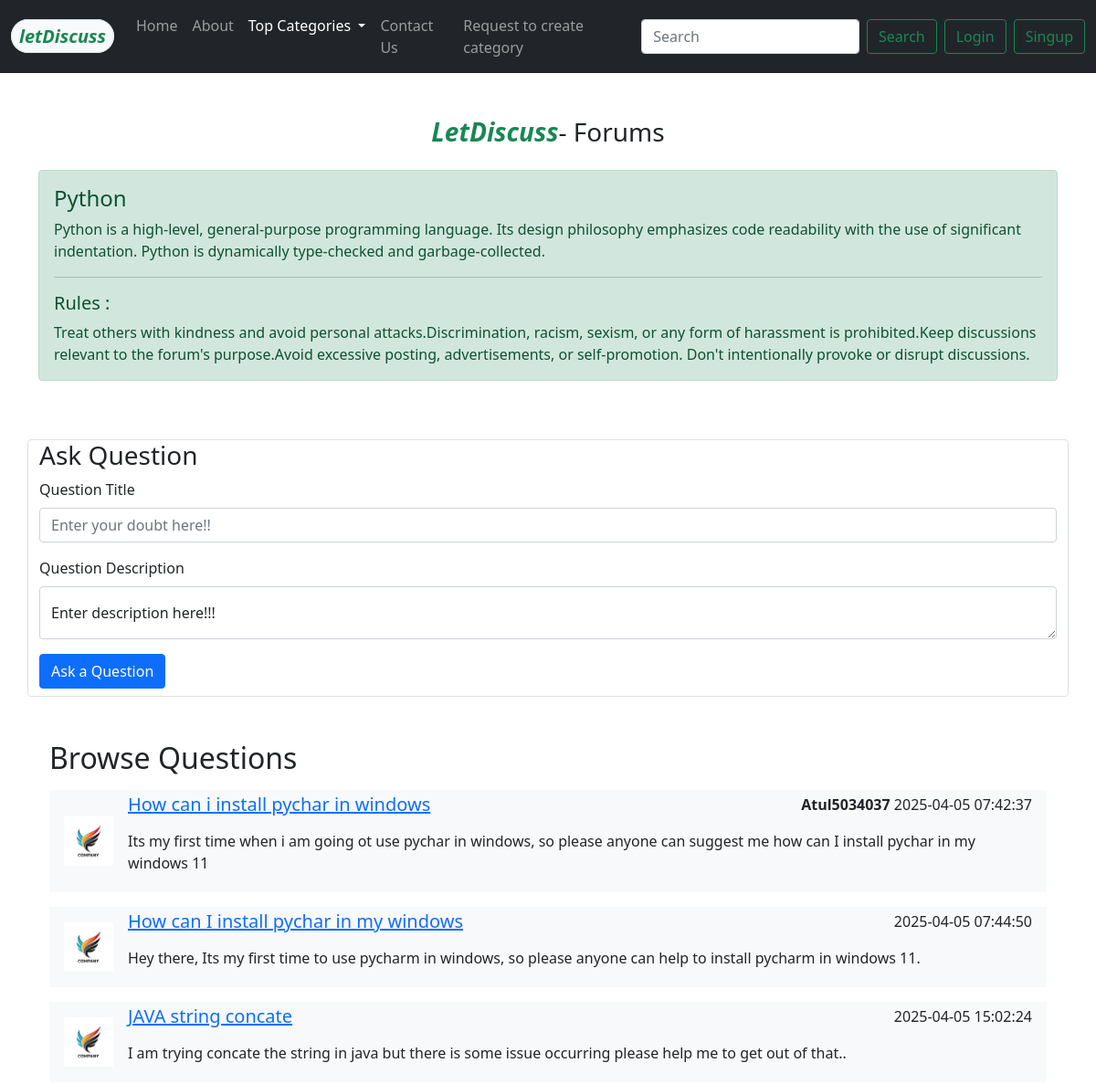
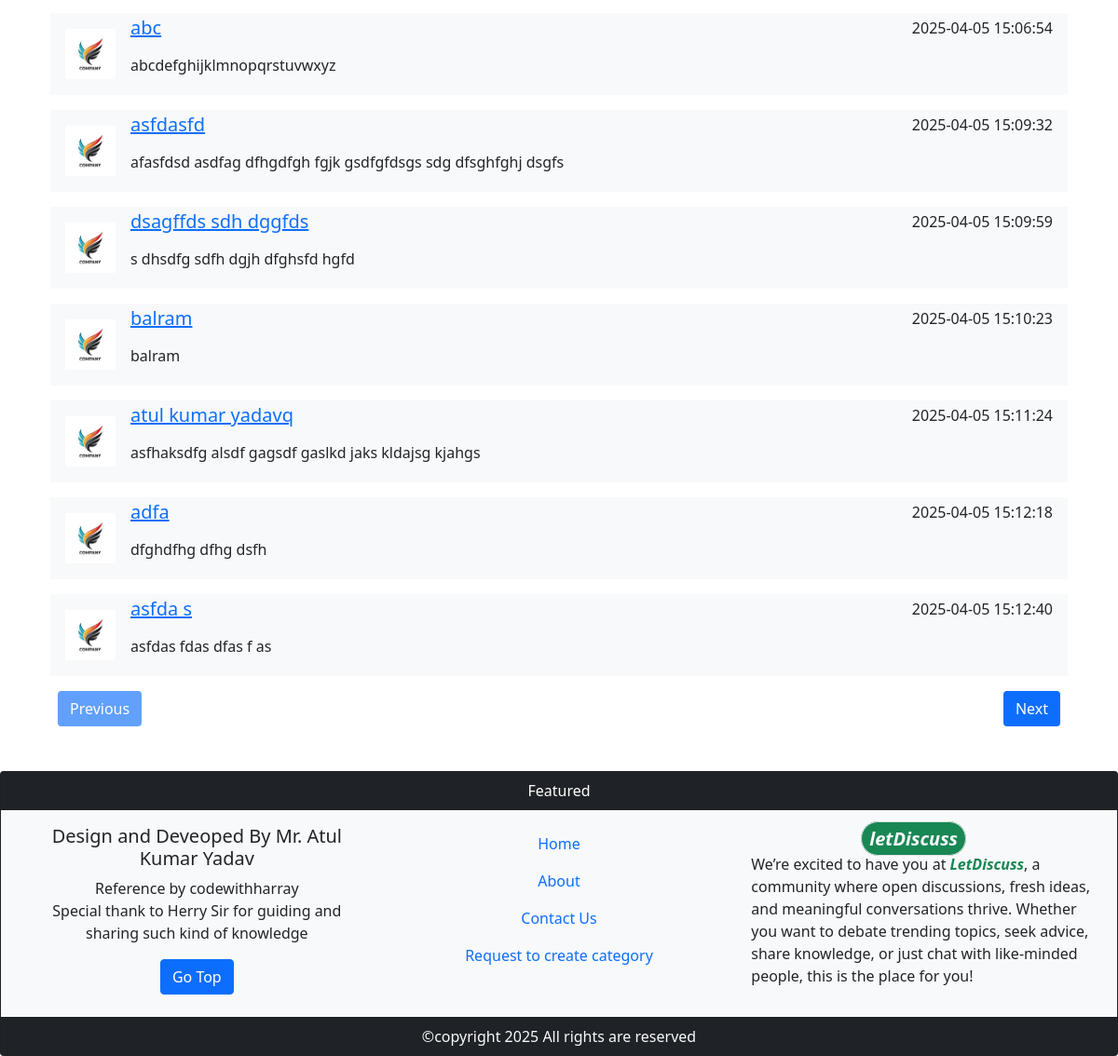
The app's page /forumlist.php?catid=1 with its own data (2 pictures, top to bottom).
### tables this page shows
CREATE TABLE `categories` (
  `category_id` int(11) NOT NULL,
  `category_name` varchar(255) NOT NULL,
  `category_description` varchar(255) DEFAULT NULL,
  `created_by` tinyint(11) DEFAULT NULL,
  `created_at` datetime NOT NULL DEFAULT current_timestamp(),
  `updated_at` datetime DEFAULT NULL,
  `is_deleted` tinyint(2) NOT NULL DEFAULT 0 COMMENT '0:not deleted, 1: deleted'
);

CREATE TABLE `questions` (
  `question_id` int(11) NOT NULL,
  `question_title` varchar(255) NOT NULL,
  `quesition_description` varchar(255) NOT NULL,
  `category_id` int(10) NOT NULL,
  `creator_user_id` int(10) DEFAULT NULL,
  `is_deleted` tinyint(2) DEFAULT NULL COMMENT '0:not deleted, 1: deleted',
  `created_at` datetime NOT NULL DEFAULT current_timestamp(),
  `updated_at` datetime DEFAULT NULL
);

CREATE TABLE `users` (
  `id` int(10) NOT NULL,
  `user_email` varchar(50) NOT NULL,
  `username` varchar(25) NOT NULL,
  `password` varchar(255) NOT NULL,
  `created_at` datetime NOT NULL DEFAULT current_timestamp(),
  `updated_at` datetime DEFAULT NULL,
  `is_deleted` tinyint(2) NOT NULL DEFAULT 0 COMMENT '0:not deleted, 1 deleted',
  `account_status` tinyint(2) NOT NULL DEFAULT 0 COMMENT '0:actie, 1 :inactive',
  `account_type` int(11) NOT NULL DEFAULT 0
);

### partial/_helper.php (called while the page is built, shortened)
<?php
    include '_dbconnection.php';
    function username($id){
        if($id){
        global $conn;
        $sqlUsername = "SELECT username FROM `users` WHERE `id` = '$id'";
        $resultUsername = mysqli_query($conn , $sqlUsername);
        $matchedUsername = mysqli_fetch_row($resultUsername);
        $matchedUsername = $matchedUsername[0];
        return $matchedUsername;
        }else{
            return;
        }
    }
?>

### forumlist.php (the view, shortened to what this page needs)
<section>
<?php include 'partial/_header.php' ?>
<?php
        $category_id = $_GET['catid'];
        $catList = "SELECT * FROM `categories` WHERE category_id = $category_id";
        $catListResult = mysqli_query($conn,$catList);
        $catRow = mysqli_fetch_row($catListResult);
        $cat_name = $catRow[1];
        $cat_description = $catRow[2];
?>
<div class="container py-5">
        <h3 class="text-center mb-4"><span class="text-success fst-italic fw-bold">LetDiscuss</span>- Forums</h3>
        <div class="alert alert-success" role="alert">
            <h4 class="alert-heading"><?php echo $cat_name; ?></h4>
            <p><?php echo $cat_description; ?></p>
            <hr>
            <h5>Rules : </h5>
            <p class="mb-0">Treat others with kindness and avoid personal attacks.Discrimination, racism, sexism, or any form of harassment is prohibited.Keep discussions relevant to the forum's purpose.Avoid excessive posting, advertisements, or self-promotion. Don't intentionally provoke or disrupt discussions.</p>
        </div>
</div>
<div class="container mb-3 pb-2 border rounded">
        <h3>Ask Question</h3>
        <form action="controller/forumlistController.php?catId=<?php echo $category_id?>" method="post">
                <div class="mb-3">
                    <label for="ques_title" class="form-label">Question Title</label>
                    <input type="text" class="form-control" id="ques_title" name="ques_title" placeholder="Enter your doubt here!!" required>
                </div>
                <div class="mb-3">
                    <label for="exampleInputPassword1" class="form-label">Question Description</label>
                    <div class="form-floating">
                        <textarea class="form-control" placeholder="Leave a comment here" id="floatingTextarea" name="floatingTextarea" required></textarea>
                        <label for="floatingTextarea">Enter description here!!!</label>
                    </div>
                </div>
                <?php
                    if(isset($_SESSION['loggedin']) && $_SESSION['loggedin'] == 'true'){
                        echo '<button type="submit" class="btn btn-primary">Ask a Question</button>';
                    }else{
                       echo '<button type="button" class="btn btn-primary" data-bs-toggle="popover" title="Warning" data-bs-content="Please login first to ask a question">Ask a Question</button>';
                    }
                    ?>
        </form>
</div>
<div class="container">
<div class="container my-5">
        <h2>Browse Questions</h2>
            <?php
                        $batchSize = 10;
                        $page = isset($_GET['page']) ? (int) $_GET['page'] :  1;
                        $offset = ($page - 1) * $batchSize;
                        $sqlForumlist = "SELECT * FROM `questions` WHERE `category_id` = $category_id LIMIT $batchSize OFFSET $offset";
                        $resultForumList = mysqli_query($conn, $sqlForumlist);
                        $forumlistcount = mysqli_num_rows($resultForumList);
                        $totalRows = mysqli_query($conn,("SELECT COUNT(question_id) AS total_rows FROM `questions` WHERE `category_id` = $category_id"));
                        $totalRows = mysqli_fetch_row($totalRows);
                        $totalRows = $totalRows[0];
                        $totalPages = ceil($totalRows / $batchSize);
                if($forumlistcount>0){
                    while($forumListRow = mysqli_fetch_assoc($resultForumList)){
               echo '<div class="d-flex align-items-center my-3 bg-light px-3 py-1">
                    <div class="flex-shrink-0">
                        <img src="../letDiscuss/public/images/download.jpg" width="54px" alt="...">
                    </div>
                    <div class="flex-grow-1 ms-3">
                        <div class="d-flex justify-content-between">
                        <h5 class="mt-0"> <a href="forum.php?quesId='.$forumListRow['question_id'].'">'.$forumListRow['question_title'].'</a></h5>
                        <p><b>'.username($forumListRow['creator_user_id']).'</b> '.$forumListRow['created_at'].' </p>
                        </div>
                        <p>'.$forumListRow['quesition_description'].'</p>
                    </div>
                </div>';
                    }
                    echo '<div class="navigation-button d-flex justify-content-between">
                            <a href="forumlist.php?catid='.$category_id.'&page='.($page - 1) .'" class="btn bg-primary text-white mx-2 ' . ($page == 1 ? 'disabled' : '') . '">Previous</a>
                            <a href="forumlist.php?catid='.$category_id.'&page='.($page + 1) .'" class="btn bg-primary text-white mx-2 ' . ($page == $totalPages ? 'disabled' : '') . '">Next</a>
                        </div>';
                }else{
                    echo '<div class=" my-3 bg-light px-3 py-1">
            <h5 class="text-center">No Comment available. Be the first to ask question.</h5>
            </div>';
                }
            ?>
    </div>
</div>
</section>
<?php include 'partial/_footer.php' ?>

### public/css/main.css (style rules this page uses)
* { margin:0; padding : 0; }
section { min-height:62%; }

### records on screen
categories: category_name "Python", category_description "Python is a high-level, general-purpose programming language. Its design philosophy emphasizes code readability with the use of significant indentation. Python is dynamically type-checked and garbage-collected."
questions: question_title "How can i install pychar in windows", creator_user.username "Atul5034037", created_at "2025-04-05 07:42:37", quesition_description "Its my first time when i am going ot use pychar in windows, so please anyone can suggest me how can I install pychar in my windows 11"
questions: question_title "How can I install pychar in my windows", created_at "2025-04-05 07:44:50", quesition_description "Hey there, Its my first time to use pycharm in windows, so please anyone can help to install pycharm in windows 11."
questions: question_title "JAVA string concate", created_at "2025-04-05 15:02:24", quesition_description "I am trying concate the string in java but there is some issue occurring please help me to get out of that.."
questions: question_title "abc", created_at "2025-04-05 15:06:54", quesition_description "abcdefghijklmnopqrstuvwxyz"
questions: question_title "asfdasfd", created_at "2025-04-05 15:09:32", quesition_description "afasfdsd asdfag dfhgdfgh fgjk gsdfgfdsgs sdg dfsghfghj dsgfs"
questions: question_title "dsagffds sdh dggfds", created_at "2025-04-05 15:09:59", quesition_description "s dhsdfg sdfh dgjh dfghsfd hgfd"
questions: question_title "balram", created_at "2025-04-05 15:10:23", quesition_description "balram"
questions: question_title "atul kumar yadavq", created_at "2025-04-05 15:11:24", quesition_description "asfhaksdfg alsdf gagsdf gaslkd jaks kldajsg kjahgs"
questions: question_title "adfa", created_at "2025-04-05 15:12:18", quesition_description "dfghdfhg dfhg dsfh"
questions: question_title "asfda s", created_at "2025-04-05 15:12:40", quesition_description "asfdas fdas dfas f as"
